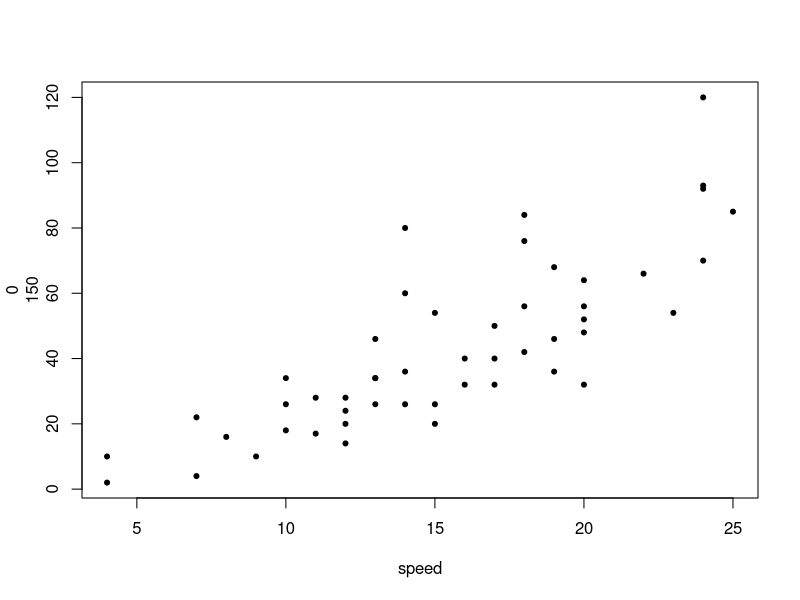

The R script that drew this image:
## ---- chunk 1
plot(cars, pch = 20, ylab = c(0,150))
## ---- chunk 2
data("cars")

subset.cars <- subset(cars, cars$speed < 20)
